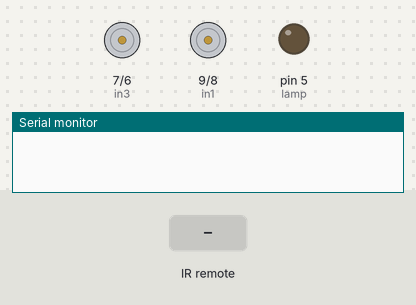
A sketch run on a simulated Arduino Uno, built with avr-gcc and run on an emulated ATmega328P. Shown: motor-driver pin pairs drawn as motors (green arrow = first pin HIGH = forward, orange = second pin HIGH = backward, longer = more drive), output pins drawn as LEDs (lit = HIGH), the last lines printed to the serial monitor. The inputs (shaded band) are chosen by the test bench.

Above: at 1.2 s.
1.3 s: infrared code 0xFF629D received
At 1.9 s:
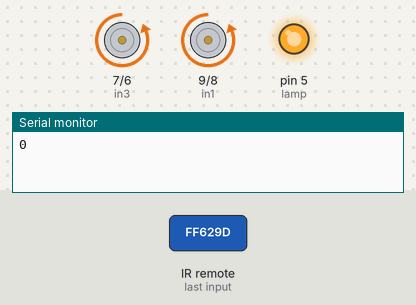
3.7 s: infrared code 0xFFA857 received
At 4.4 s:
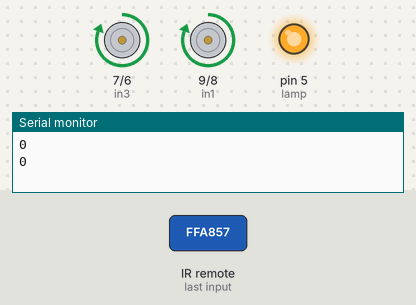
6.1 s: infrared code 0xFF22DD received
At 6.39 s:
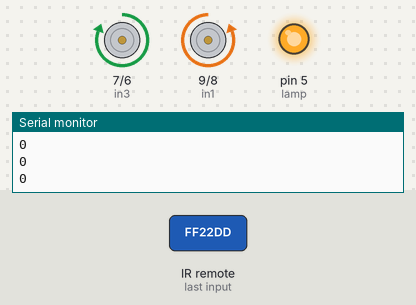
8.0 s: infrared code 0xFFC23D received
At 8.29 s:
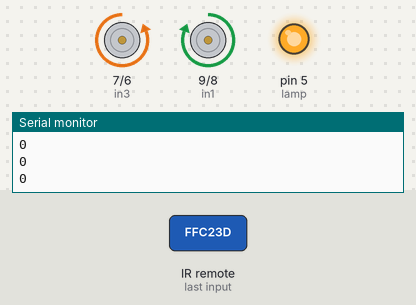
Timing chart, 0 to 10.9 s (numbered marks = the images above; inputs shaded):
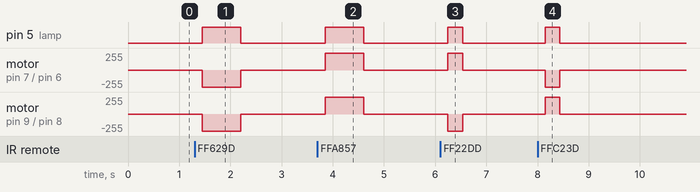

The sketch:

movebotvrai.ino
```cpp
//www.elegoo.com
//2016.09.12

#include <IRremote.h>
int receiverpin = 12;
int in1 = 9;
int in2 = 8;
int in3 = 7;
int in4 = 6;
unsigned long RED;
long  function = 0;
bool func_hashtag = false;
#define lamp 5
#define A 16736925

#define B 16754775

#define X 16712445

#define C 16720605

#define D 16761405

#define hashtag 16732845

IRrecv irrecv(receiverpin);
decode_results results;

void moveForward() {
  if (!func_hashtag) {
    digitalWrite(lamp, HIGH);
    digitalWrite(in1, LOW);
    digitalWrite(in2, HIGH);
    digitalWrite(in3, LOW);
    digitalWrite(in4, HIGH);
    delay(750);
    digitalWrite(in1, LOW);
    digitalWrite(in2, LOW);
    digitalWrite(in3, LOW);
    digitalWrite(in4, LOW);
    digitalWrite(lamp, LOW);
  }
  else {
    function = function * 10;
    function = function + 1;
  }

}
void moveBack() {
  if (!func_hashtag) {
    digitalWrite(lamp, HIGH);
    digitalWrite(in1, HIGH);
    digitalWrite(in2, LOW);
    digitalWrite(in3, HIGH);
    digitalWrite(in4, LOW);
    delay(750);
    digitalWrite(in1, LOW);
    digitalWrite(in2, LOW);
    digitalWrite(in3, LOW);
    digitalWrite(in4, LOW);
    digitalWrite(lamp, LOW);
  }
  else {
    function = function * 10;
    function = function + 2;
  }
}
void moveLeft() {
  if (!func_hashtag) {
    digitalWrite(lamp, HIGH);
    digitalWrite(in1, LOW);
    digitalWrite(in2, HIGH);
    digitalWrite(in3, HIGH);
    digitalWrite(in4, LOW);
    delay(285);
    digitalWrite(in1, LOW);
    digitalWrite(in2, LOW);
    digitalWrite(in3, LOW);
    digitalWrite(in4, LOW);
    digitalWrite(lamp, LOW);
  }
  else {
    function = function * 10;
    function = function + 3;
  }
}
void moveRight() {
  if (!func_hashtag) {
    digitalWrite(lamp, HIGH);
    digitalWrite(in1, HIGH);
    digitalWrite(in2, LOW);
    digitalWrite(in3, LOW);
    digitalWrite(in4, HIGH);
    delay(285);
    digitalWrite(in1, LOW);
    digitalWrite(in2, LOW);
    digitalWrite(in3, LOW);
    digitalWrite(in4, LOW);
    digitalWrite(lamp, LOW);
  }
  else {
    function = function * 10;
    function = function + 4;
  }
}

void hashTagClick() {
  if (!func_hashtag) {
    func_hashtag = true;
  }
  else if (func_hashtag) {
    func_hashtag = false;
  }
}

void move_func() {
  long num = function;
  int lenght = 1;
  while (num > 10) {
    num = num / 10;
    lenght ++;
  }
  Serial.print("           ");
  Serial.println(function);
  Serial.print("           ");
  Serial.println(lenght);

  for (int i = lenght ; i >= 0 ; i-- ){
    int _direction = (function / round(pow(10,i))) % 10;
    switch (_direction) {
      case 1: moveForward();Serial.println("avant"); break;
      case 2: moveBack();Serial.println("arrière");break;
      case 3: moveLeft();Serial.println("gauche");break;
      case 4: moveRight();Serial.println("droite");break;
    }
  }
}

void setup() {
  pinMode(in1, OUTPUT);
  pinMode(in2, OUTPUT);
  pinMode(in3, OUTPUT);
  pinMode(in4, OUTPUT);
  pinMode(lamp, OUTPUT);
  pinMode(receiverpin, INPUT);
  Serial.begin(9600);
  irrecv.enableIRIn();
}

void loop() {
  if (irrecv.decode(&results))
  {

    RED = results.value;
    //Serial.println(RED);
    Serial.println(func_hashtag);
    irrecv.resume();
    delay(150);
    if (RED == A)
    {
      moveForward();
    }

    else if (RED == B)
    {
      moveBack();
    }

    else if (RED == C)
    {
      moveLeft();
    }

    else if (RED == D)
    {
      moveRight();
    }

    else if (RED == hashtag)
    {
      hashTagClick();
    }
    else if (RED == X)
    {
      move_func();
    }

  }
}
```

Measured:
- after the input at 1.3 s, pin 5 (lamp): LOW → HIGH after 0.15 s, → LOW 0.75 s later; motor on pin 7 (in3) / pin 6 (in4), motor on pin 9 (in1) / pin 8 (in2): stopped → backward 255/255 after 0.15 s, → stopped 0.75 s later
- after the input at 3.7 s, pin 5 (lamp): LOW → HIGH after 0.15 s, → LOW 0.75 s later; motor on pin 7 (in3) / pin 6 (in4), motor on pin 9 (in1) / pin 8 (in2): stopped → forward 255/255 after 0.15 s, → stopped 0.75 s later
- after the input at 6.1 s, pin 5 (lamp): LOW → HIGH after 0.15 s, → LOW 0.29 s later; motor on pin 7 (in3) / pin 6 (in4): stopped → forward 255/255 after 0.15 s, → stopped 0.29 s later; motor on pin 9 (in1) / pin 8 (in2): stopped → backward 255/255 after 0.15 s, → stopped 0.29 s later
- after the input at 8.0 s, pin 5 (lamp): LOW → HIGH after 0.15 s, → LOW 0.29 s later; motor on pin 7 (in3) / pin 6 (in4): stopped → backward 255/255 after 0.15 s, → stopped 0.29 s later; motor on pin 9 (in1) / pin 8 (in2): stopped → forward 255/255 after 0.15 s, → stopped 0.29 s later
